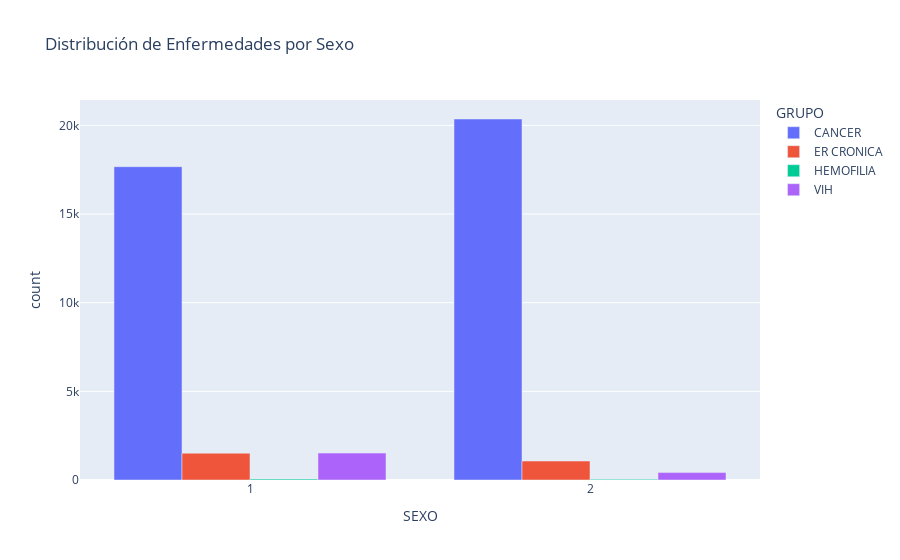

The cell this chart's notebook holds for it:
### Markdown cell above
## 5. Variables Demográficas

### Code cell
if 'SEXO' in df.columns:
    sexo_grupo = df.groupby(['SEXO', target_col]).size().reset_index(name='count')
    fig = px.bar(sexo_grupo, x='SEXO', y='count', color=target_col,
                 title='Distribución de Enfermedades por Sexo', barmode='group')
    fig.show()
    print(" Distribución de enfermedades varía según sexo, CANCER predomina en ambos.")

### Figure 1 — Plotly figure (JSON) as saved in the notebook; plotly's stock layout.template omitted (floating-point values rounded to 4 significant figures)
{"data": [{"alignmentgroup": "True", "hovertemplate": "GRUPO=CANCER<br>SEXO=%{x}<br>count=%{y}<extra></extra>", "legendgroup": "CANCER", "marker": {"color": "#636efa", "pattern": {"shape": ""}}, "name": "CANCER", "offsetgroup": "CANCER", "orientation": "v", "showlegend": true, "textposition": "auto", "type": "bar", "x": [1, 2], "xaxis": "x", "y": [17669, 20359], "yaxis": "y"}, {"alignmentgroup": "True", "hovertemplate": "GRUPO=ER CRONICA<br>SEXO=%{x}<br>count=%{y}<extra></extra>", "legendgroup": "ER CRONICA", "marker": {"color": "#EF553B", "pattern": {"shape": ""}}, "name": "ER CRONICA", "offsetgroup": "ER CRONICA", "orientation": "v", "showlegend": true, "textposition": "auto", "type": "bar", "x": [1, 2], "xaxis": "x", "y": [1514, 1070], "yaxis": "y"}, {"alignmentgroup": "True", "hovertemplate": "GRUPO=HEMOFILIA <br>SEXO=%{x}<br>count=%{y}<extra></extra>", "legendgroup": "HEMOFILIA ", "marker": {"color": "#00cc96", "pattern": {"shape": ""}}, "name": "HEMOFILIA ", "offsetgroup": "HEMOFILIA ", "orientation": "v", "showlegend": true, "textposition": "auto", "type": "bar", "x": [1, 2], "xaxis": "x", "y": [53, 42], "yaxis": "y"}, {"alignmentgroup": "True", "hovertemplate": "GRUPO=VIH<br>SEXO=%{x}<br>count=%{y}<extra></extra>", "legendgroup": "VIH", "marker": {"color": "#ab63fa", "pattern": {"shape": ""}}, "name": "VIH", "offsetgroup": "VIH", "orientation": "v", "showlegend": true, "textposition": "auto", "type": "bar", "x": [1, 2], "xaxis": "x", "y": [1519, 418], "yaxis": "y"}], "layout": {"barmode": "group", "legend": {"title": {"text": "GRUPO"}, "tracegroupgap": 0}, "title": {"text": "Distribución de Enfermedades por Sexo"}, "xaxis": {"anchor": "y", "domain": [0, 1], "title": {"text": "SEXO"}}, "yaxis": {"anchor": "x", "domain": [0, 1], "title": {"text": "count"}}}}
